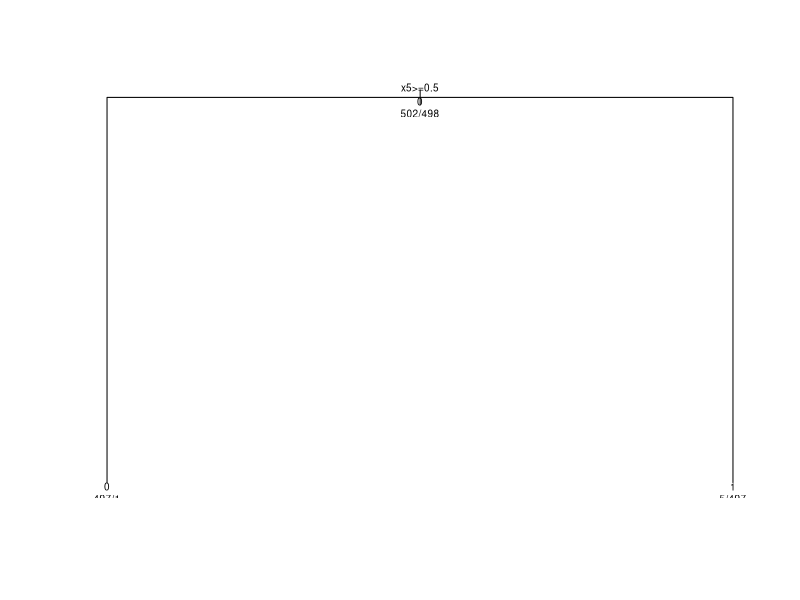

Reproduce this figure in R.
n = 1000;
x = rep(0,n);
s = c(1,5,4,2,3);
k = length(s);
for (i in (k+1):n) {
  j = s[(i %% k) + 1]; # i %% k is i mod k
  x[i] = 1 - x[i-j];
}


library(rpart)

x1 = x2 = x3 = x4 = x5 <- rep(0,n) # intilialize variables

dim = length(x)
# creating xi as a function of past m values
x1[1:(dim-1)] <- x[2: dim]
x2[1:(dim-2)] <- x[3: dim]
x3[1:(dim-3)] <- x[4: dim]
x4[1:(dim-4)] <- x[5:dim]
x5[1:(dim-5)] <- x[6:dim]
pred <- data.frame(x1,x2,x3,x4,x5)

tree = rpart(x~ ., data = pred , method = "class") # predict x from x1,x2,x3,x4,x5
plot(tree, uniform=TRUE)
text(tree, use.n=TRUE, all=TRUE,cex=0.6)

 #classification tree
pred_rows <- nrow(pred) 

predict = predict(tree ,pred[1:pred_rows,],type="class") # predict m
# confusion matrix
table(real = x, estimated = predict)
